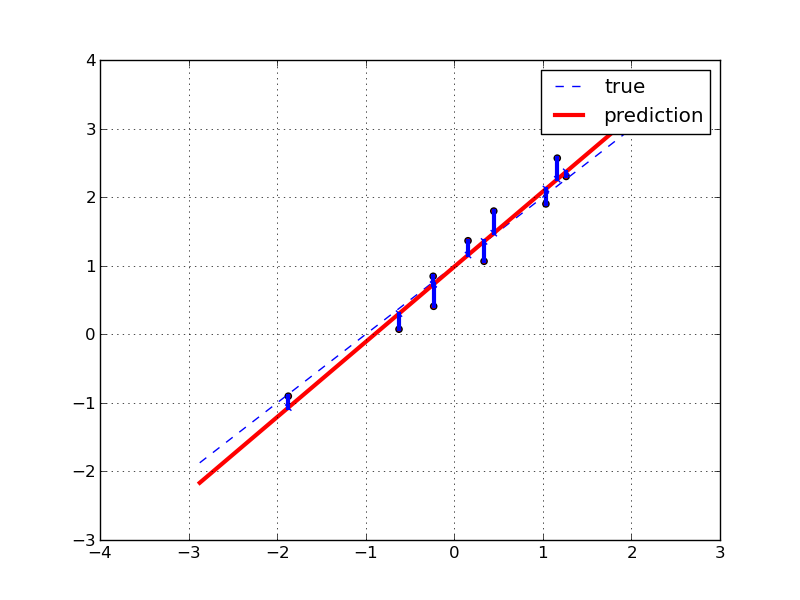

The script that saved this image:
#!/usr/bin/env python

import matplotlib.pylab as pl
import numpy as np

n = 10  # samples

#gengerate random points
x = np.random.randn(n)
y = 1 + x + np.random.randn(n) * 0.3
y_real = x + 1

#fit them
x_extern = np.vstack((np.ones(n), x)).T
w = np.linalg.lstsq(x_extern, y.T)[0]
y_est = w[0] + w[1] * x

pl.scatter(x, y, c='r', marker='o')
pl.scatter(x, y_est, c='b', marker='x')

x_range = np.linspace(x.min() - 1, x.max() + 1, 100)
y_real_range = x_range + 1
y_est_range= w[0] + x_range * w[1]
pl.plot(x_range, y_real_range, 'b--', label='true')
pl.plot(x_range, y_est_range, 'r-', lw=3, label='prediction')

for i in range(n):
    pl.plot((x[i], x[i]), (y[i], y_est[i]), 'b', lw=3)
pl.legend()
pl.grid()
pl.savefig('residualsDemo.png')
pl.show()
